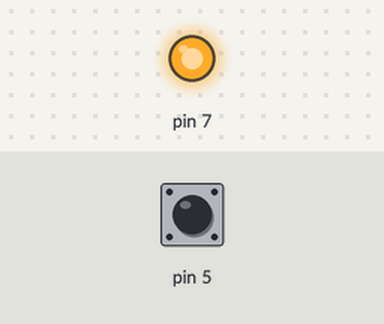
Recording of a program running on a simulated Raspberry Pi (header pin numbers). Parts: output pins drawn as LEDs (lit = HIGH). Dashed ring = blinking. The inputs (shaded band) are chosen by the test bench; at power-on: pin 5 HIGH. The run ends when the program shuts the computer down; what the program prints to the terminal is not drawn. At 1.8 s the program puts the board to deep sleep or switches it off; the recording ends there.

Above: at 1.2 s.
1.3 s: pin 5 pulled LOW for 0.6 s
At 1.75 s:
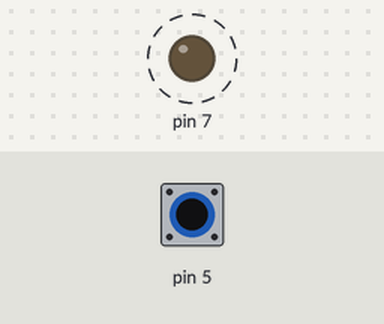
Timing chart, 0 to 1.8 s (numbered marks = the images above; inputs shaded):
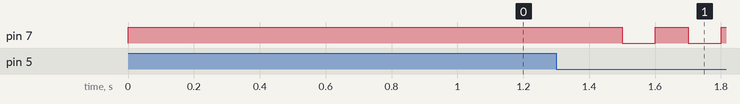

Measured:
- after the input at 1.3 s, pin 7: alternates HIGH for 0.10 s and LOW for 0.10 s, starting after 0.20 s

The program:

shutdown.py
```python
import RPi.GPIO as GPIO
import os
import time

GPIO.setmode(GPIO.BOARD)

GPIO.setup(7, GPIO.OUT)
GPIO.output(7, True)
GPIO.setup(5, GPIO.IN)

while True:
	if not (GPIO.input(5)):
		GPIO.output(7, False)
		time.sleep(.1)
		GPIO.output(7, True)
		time.sleep(.1)
		GPIO.output(7, False)
		time.sleep(.1)
		GPIO.output(7, True)

		os.system("sudo shutdown -h now")
		#print("shutdown")

	time.sleep(.5)
```
